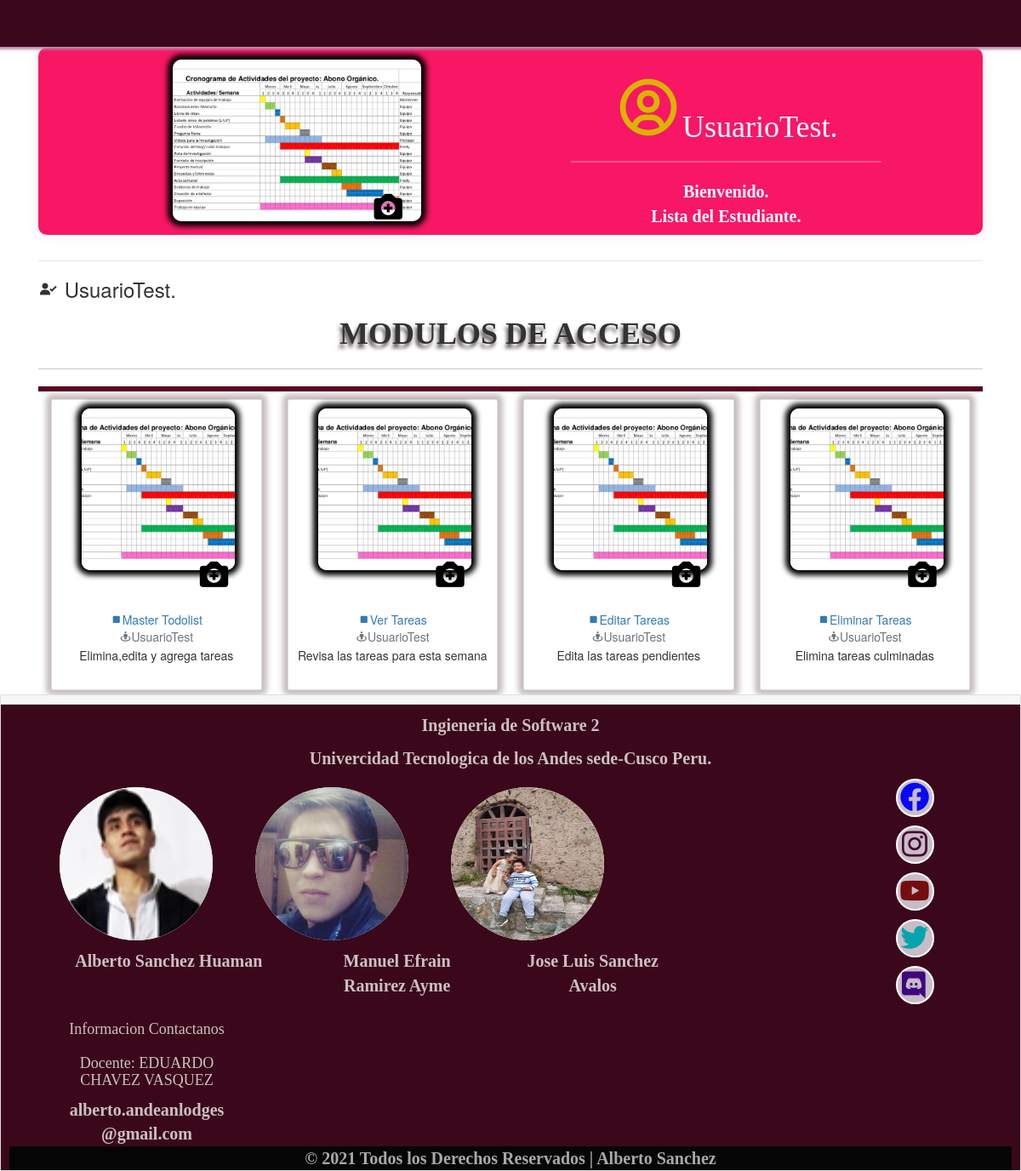
/admin/Usuario-panelprincipal.php (signed in), run on the app's committed database.
### tables this page shows
CREATE TABLE categorias(
	ID_Categoria int AUTO_INCREMENT PRIMARY KEY,
	categoria varchar(45) NOT NULL,
	descripcion varchar(255) NOT NULL,
	ruta varchar(40) NOT NULL
);

### scripts/funciones.php (called while the page is built, shortened)
<?php
	$conexion = null;
	function getCategoriasPorUser()
	{
		global $conexion;
		$respuesta = mysqli_query($conexion, "SELECT C.categoria, C.descripcion, C.ruta FROM permisos P INNER JOIN categorias C ON P.ID_Categoria = C.ID_Categoria WHERE usuario =  '".$_SESSION['usuario']."'");
		$respuestas_array = array();
		while ($fila = $respuesta->fetch_row())
		  $respuestas_array[] = $fila;
		return $respuestas_array;
	}
?>

### admin/Usuario-panelprincipal.php (the view, shortened to what this page needs)
<?php
  require '../scripts/funciones.php';
  $categorias = getCategoriasPorUser();
?>
<!doctype html>
<html lang="en">
  <head>
    <link rel="stylesheet" href="interfaz_userr.css">
    <link href='https://unpkg.com/boxicons@2.0.7/css/boxicons.min.css' rel='stylesheet'>
      <link href="https://cdn.jsdelivr.net/npm/bootstrap@5.0.2/dist/css/bootstrap.min.css" rel="stylesheet">
    <link rel="stylesheet" href="https://maxcdn.bootstrapcdn.com/bootstrap/3.3.2/css/bootstrap.min.css">
  </head>
<body>
    <div class="container">
    <header class="blog-header py-3">
        <div class="row flex-nowrap justify-content-between align-items-center">
          <div class="col-4 pt-1">
                  <section class="gallery" id="galeria">
                    <div class="contenedor">
                        <div class="contenedor-galeria">
                            <img src="cronograma.jpg" class="img-galeria " alt="Hola">
                           <div class="agregar_foto"><input type="image" src="" alt=""><i class='bx bxs-camera-plus' type="file"></i></div>
                        </div>
                    </div>
                </section>
        </div>
          <div class="col-4 text-center">
              <h1 class="display-8 font-italic "><i class='bx bx-user-circle'></i><?= $_SESSION['usuario'] ?>.</h1>
              <hr>
                Bienvenido. <br> Lista del Estudiante.
          </div>
        </div>
    </header>
      <div class="menufijo">
      <div class="nav-scroller py-1 mb-2">
        <nav class="nav d-flex justify-content-between navbar-fixed-top">
        </nav>
      </div>
      </div>
    <div class="col-lg-122" id="modulo">
          <fieldset>
        <legend><h1></h1></legend>
           <h3><i class='bx bxs-user-check'></i> </i> <?= $_SESSION['usuario'] ?>. <strong>
               <center> <h1 class="tituloop">MODULOS DE ACCESO</h1> </center></strong> </h3><hr>
          </fieldset>
        </div>
      <?php foreach( $categorias as $fila ): ?>
    <footer class="wrapp">
      <div class="row-md-3">
        <div class="col-md-3 col-3 col-sm-3 col-md-3 col-lg-3 col-xl-2">
          <div class="card flex-md-row mb-6  box-shadow h-md250">
            <div class="card-body d-flex flex-column ">
            <div class="contenedor-galeria">
            <img src="cronograma.jpg" class="img-galeria " alt="Hola">
            <div class="agregar_foto"><input type="image" src="" alt=""><i class='bx bxs-camera-plus' type="file"></i></div>
            </div><br>
              <center><a href="<?= $fila[2] ?>"><i class='bx bxs-checkbox'></i><?= $fila[0] ?></a></center>
              <center><div class="mb-1 text-muted"><i class='bx bx-street-view'></i><?= $_SESSION['usuario'] ?></div></center>
              <center> <p class="card-text mb-auto"><?= $fila[1] ?></p></center><br>
            </div>
            </div>
            </div>
        </div>
        <?php endforeach ?>
    </footer>
      </div>
    <div class="card text-center">
  <div class="card-header">
  </div>
    <footer class="footer">
  <div class="card-body ">
    <p class="card-text">Ingieneria de Software 2</p>
    <p class="parrafo">Univercidad Tecnologica de los Andes sede-Cusco Peru.</p> <style>.parrafo{text-align: center;}</style>
    <div class="container">
            <div class="row row-icon ">
                <div class="col-12 col-sm-10 col-md-10 col-lg-10 col-xl-12">
                        <div class="col-12 col-sm-4 col-md-4 col-lg-3 col-xl-3"><h4> <img src="betowhatsaapp.jpg" alt="" class="imagen_footer"></h4> </div>
                        <div class="col-12 col-sm-4 col-md-4 col-lg-3 col-xl-3"><h4> <img src="joseluis.jpeg" alt="" class="imagen_footer"></h4> </div>
                        <div class="col-12 col-sm-4 col-md-4 col-lg-3 col-xl-3"><h4> <img src="manuel.jpeg" alt="" class="imagen_footer"></h4> </div>
                        <div class="col-12 col-sm-4 col-md-4 col-lg-4 col-xl-4">  <p class="parrafo">Alberto Sanchez Huaman</h1> </div>
                        <div class="col-12 col-sm-4 col-md-4 col-lg-3 col-xl-3">  <p class="parrafo">Manuel Efrain Ramirez Ayme</h1> </div>
                        <div class="col-12 col-sm-4 col-md-4 col-lg-3 col-xl-3">  <p class="parrafo">Jose Luis Sanchez Avalos</h1></div>
                </div>
                <div class="col-2 col-sm-2 col-md-2 col-lg-2 col-xl-2">
                    <div class="social-media">
                          <div class="col-12 col-sm-2 col-md-2 col-lg-12 col-xl-12"><a href="" class="social-media-icon"><i class='bx bxl-facebook-circle icono-legal' ></a></i> </div>
                          <div class="col-12 col-sm-12 col-md-6 col-lg-12 col-xl-12"><a href="" class="social-media-icon"><i class='bx bxl-instagram icono-legal' ></i></a> </div>
                          <div class="col-12 col-sm-12 col-md-6 col-lg-12 col-xl-12"><a href="" class="social-media-icon"><i class='bx bxl-youtube icono-legal'></i></a></div>
                          <div class="col-12 col-sm-12 col-md-6 col-lg-12 col-xl-12"><a href="" class="social-media-icon"><i class='bx bxl-twitter icono-legal' ></i></a></div>
                          <div class="col-12 col-sm-12 col-md-6 col-lg-12 col-xl-12"><a href="" class="social-media-icon"><i class='bx bxl-discord icono-legal' ></i></a></div>
                    </div>
                </div>
                <div class="col-12 col-sm-12 col-md-6 col-lg-3 col-xl-3"><h4> Informacion Contactanos </h4>
                <div class="col-12 col-sm-12 col-md-12 col-lg-12 col-xl-12"><h4>Docente: EDUARDO CHAVEZ VASQUEZ </h4>
                <div class="col-12 col-sm-12 col-md-12 col-lg-12 col-xl-12"> alberto.andeanlodges@gmail.com</div>
                </div>
             </div>
    </div>
    </div>
    <div class="col-12 col-sm-12 col-md-12 col-lg-12 col-xl-12 fin1">© 2021 Todos los Derechos Reservados | Alberto Sanchez </div>
        </footer>
    </div>
</body>
</html>

### admin/interfaz_userr.css (style rules this page uses)
.blog-header { top: 55px; background-color: rgba(247, 17, 97, 0.974); border-radius: 10px; box-shadow: 0 0 6px 6px rgba(245, 245, 245, 0.733) ; height: 220px; width: 100%; }
.text-center { color: rgb(255, 255, 255); font-size: 20px; font-family: Georgia, 'Times New Roman', Times, serif; font-weight: bolder; text-shadow: 0 0 2px 2px rgb(214, 194, 13); border-radius: 5px; }
.bx-user-circle { color: rgb(219, 179, 1); font-weight: 1200; font-size: 80px; }
.blog-header { top: 5px; margin-top: 5%; }
.navbar-fixed-top { background-color: rgba(82, 22, 43, 0.446); box-shadow: 0 0 3px 3px rgb(184, 136, 172); height: 55px; font-size: 40px; font-family: monospace; }
.contenedor-galeria { display: flex; justify-content: space-evenly; flex-wrap: wrap; }
.img-galeria { object-fit: cover; width: 15%; display: block; margin-bottom :20px; box-shadow: 0 0 6px rgba(0,0,0, 5) ; cursor: pointer; }
.contenedor-galeria { display: flex; flex-direction: column; align-items: center; }
.img-galeria { width: 80%; height: 190px; border-radius: 10px; background-position: center; box-shadow: 0 0 6px 6px rgba(0,0,0, 5) ; margin-left: 5px; }
.bxs-camera-plus { z-index: 50; font-size: 40px; color: rgb(0, 0, 0); cursor: pointer; }
.agregar_foto { margin-top: -15%; margin-left: 60%; }
.col-lg-122 { box-shadow: 0px 6px 0 0 rgb(85, 3, 30) }
.tituloop { font-family: 'Times New Roman', Times, serif; font-weight: bolder; text-shadow: -2px 5px 4px rgb(94, 84, 86); }
.h-md250 { background-color: rgba(228, 225, 225, 0.974); margin-top: 20px; border-radius: 10px; color: rgba(8, 8, 8, 0.829); box-shadow: 0 0 6px 6px rgba(196, 188, 188, 0.974) ; top: -5px; }
.wrapp { background: rgb(250, 10, 62); }
.footer { background-color: rgba(53, 2, 20, 0.974); color: rgba(255, 255, 255, 0.741); font-family: 'Times New Roman', Times, serif; padding-bottom: 0.1px; justify-content:space-between; }
.parrafo { text-align: left; }
.social-media { width: 100%; display: flex; flex-direction: column; }
.social-media-icon { display: inline-block; background-color: rgba(248, 248, 255, 0.753); width: 45px; height: 45px; border: 2px solid #fff; border-radius: 50%; text-align: center; color: rgb(255, 225, 0); margin-bottom: 10px; }
.icono-legal { font-weight: 700; font-size: 40px; }
.fin1 { color: darkgray; background-color: rgb(5, 5, 5); text-align: center; }
.bxl-facebook-circle { color: rgb(8, 8, 247); }
.bxl-instagram { color: rgb(68, 1, 49); }
.bxl-youtube { color: rgb(116, 13, 13); }
.bxl-twitter { color: rgb(6, 164, 175); }
.bxl-discord { color: rgb(62, 7, 126); }
.imagen_footer { width: 180px; height: 180px; border-radius: 50%; background-color: honeydew; }

### admin/Usuario-panelprincipal.php (style rules this page uses)
.navbar-fixed-top { background-color: rgba(53, 2, 20, 0.974); box-shadow: 0 0 3px 3px rgb(184, 136, 172); height: 55px; font-size: 40px; font-family: monospace; }
.parrafo { text-align: center; }

### data on the page
categorias: categoria "Master Todolist", descripcion "Elimina,edita y agrega tareas"
categorias: categoria "Ver Tareas", descripcion "Revisa las tareas para esta semana"
categorias: categoria "Editar Tareas", descripcion "Edita las tareas pendientes"
categorias: categoria "Eliminar Tareas", descripcion "Elimina tareas culminadas"

### other printed values
$_SESSION['usuario'] "UsuarioTest"
